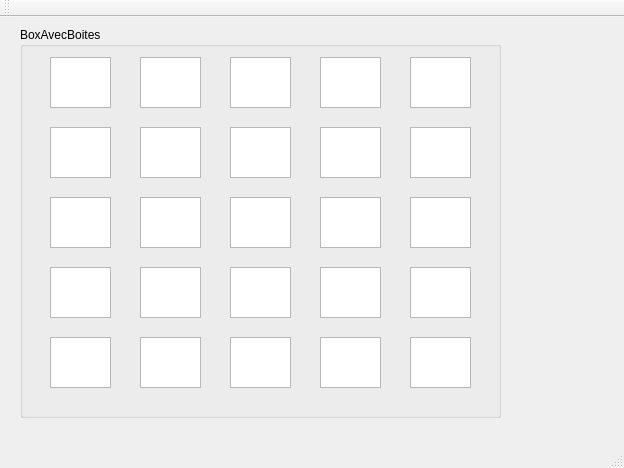
<?xml version="1.0" encoding="UTF-8"?>
<ui version="4.0">
 <class>MainWindow</class>
 <widget class="QMainWindow" name="MainWindow">
  <property name="geometry">
   <rect>
    <x>0</x>
    <y>0</y>
    <width>624</width>
    <height>468</height>
   </rect>
  </property>
  <property name="windowTitle">
   <string>MainWindow</string>
  </property>
  <widget class="QWidget" name="centralWidget">
   <widget class="QGroupBox" name="groupBox">
    <property name="geometry">
     <rect>
      <x>20</x>
      <y>10</y>
      <width>481</width>
      <height>391</height>
     </rect>
    </property>
    <property name="title">
     <string>BoxAvecBoites</string>
    </property>
    <widget class="QTextEdit" name="textEdit">
     <property name="geometry">
      <rect>
       <x>30</x>
       <y>30</y>
       <width>61</width>
       <height>51</height>
      </rect>
     </property>
    </widget>
    <widget class="QTextEdit" name="textEdit_2">
     <property name="geometry">
      <rect>
       <x>120</x>
       <y>30</y>
       <width>61</width>
       <height>51</height>
      </rect>
     </property>
    </widget>
    <widget class="QTextEdit" name="textEdit_3">
     <property name="geometry">
      <rect>
       <x>210</x>
       <y>30</y>
       <width>61</width>
       <height>51</height>
      </rect>
     </property>
    </widget>
    <widget class="QTextEdit" name="textEdit_4">
     <property name="geometry">
      <rect>
       <x>300</x>
       <y>30</y>
       <width>61</width>
       <height>51</height>
      </rect>
     </property>
    </widget>
    <widget class="QTextEdit" name="textEdit_5">
     <property name="geometry">
      <rect>
       <x>390</x>
       <y>30</y>
       <width>61</width>
       <height>51</height>
      </rect>
     </property>
    </widget>
    <widget class="QTextEdit" name="textEdit_6">
     <property name="geometry">
      <rect>
       <x>30</x>
       <y>100</y>
       <width>61</width>
       <height>51</height>
      </rect>
     </property>
    </widget>
    <widget class="QTextEdit" name="textEdit_7">
     <property name="geometry">
      <rect>
       <x>120</x>
       <y>100</y>
       <width>61</width>
       <height>51</height>
      </rect>
     </property>
    </widget>
    <widget class="QTextEdit" name="textEdit_8">
     <property name="geometry">
      <rect>
       <x>210</x>
       <y>100</y>
       <width>61</width>
       <height>51</height>
      </rect>
     </property>
    </widget>
    <widget class="QTextEdit" name="textEdit_9">
     <property name="geometry">
      <rect>
       <x>300</x>
       <y>100</y>
       <width>61</width>
       <height>51</height>
      </rect>
     </property>
    </widget>
    <widget class="QTextEdit" name="textEdit_10">
     <property name="geometry">
      <rect>
       <x>390</x>
       <y>100</y>
       <width>61</width>
       <height>51</height>
      </rect>
     </property>
    </widget>
    <widget class="QTextEdit" name="textEdit_11">
     <property name="geometry">
      <rect>
       <x>30</x>
       <y>170</y>
       <width>61</width>
       <height>51</height>
      </rect>
     </property>
    </widget>
    <widget class="QTextEdit" name="textEdit_12">
     <property name="geometry">
      <rect>
       <x>120</x>
       <y>170</y>
       <width>61</width>
       <height>51</height>
      </rect>
     </property>
    </widget>
    <widget class="QTextEdit" name="textEdit_13">
     <property name="geometry">
      <rect>
       <x>210</x>
       <y>170</y>
       <width>61</width>
       <height>51</height>
      </rect>
     </property>
    </widget>
    <widget class="QTextEdit" name="textEdit_14">
     <property name="geometry">
      <rect>
       <x>300</x>
       <y>170</y>
       <width>61</width>
       <height>51</height>
      </rect>
     </property>
    </widget>
    <widget class="QTextEdit" name="textEdit_15">
     <property name="geometry">
      <rect>
       <x>390</x>
       <y>170</y>
       <width>61</width>
       <height>51</height>
      </rect>
     </property>
    </widget>
    <widget class="QTextEdit" name="textEdit_16">
     <property name="geometry">
      <rect>
       <x>30</x>
       <y>240</y>
       <width>61</width>
       <height>51</height>
      </rect>
     </property>
    </widget>
    <widget class="QTextEdit" name="textEdit_17">
     <property name="geometry">
      <rect>
       <x>120</x>
       <y>240</y>
       <width>61</width>
       <height>51</height>
      </rect>
     </property>
    </widget>
    <widget class="QTextEdit" name="textEdit_18">
     <property name="geometry">
      <rect>
       <x>210</x>
       <y>240</y>
       <width>61</width>
       <height>51</height>
      </rect>
     </property>
    </widget>
    <widget class="QTextEdit" name="textEdit_19">
     <property name="geometry">
      <rect>
       <x>300</x>
       <y>240</y>
       <width>61</width>
       <height>51</height>
      </rect>
     </property>
    </widget>
    <widget class="QTextEdit" name="textEdit_20">
     <property name="geometry">
      <rect>
       <x>390</x>
       <y>240</y>
       <width>61</width>
       <height>51</height>
      </rect>
     </property>
    </widget>
    <widget class="QTextEdit" name="textEdit_21">
     <property name="geometry">
      <rect>
       <x>30</x>
       <y>310</y>
       <width>61</width>
       <height>51</height>
      </rect>
     </property>
    </widget>
    <widget class="QTextEdit" name="textEdit_22">
     <property name="geometry">
      <rect>
       <x>120</x>
       <y>310</y>
       <width>61</width>
       <height>51</height>
      </rect>
     </property>
    </widget>
    <widget class="QTextEdit" name="textEdit_23">
     <property name="geometry">
      <rect>
       <x>210</x>
       <y>310</y>
       <width>61</width>
       <height>51</height>
      </rect>
     </property>
    </widget>
    <widget class="QTextEdit" name="textEdit_24">
     <property name="geometry">
      <rect>
       <x>300</x>
       <y>310</y>
       <width>61</width>
       <height>51</height>
      </rect>
     </property>
    </widget>
    <widget class="QTextEdit" name="textEdit_25">
     <property name="geometry">
      <rect>
       <x>390</x>
       <y>310</y>
       <width>61</width>
       <height>51</height>
      </rect>
     </property>
    </widget>
    <zorder>textEdit</zorder>
    <zorder>textEdit_2</zorder>
    <zorder>textEdit_3</zorder>
    <zorder>textEdit_4</zorder>
    <zorder>textEdit_5</zorder>
    <zorder>textEdit_10</zorder>
    <zorder>textEdit_7</zorder>
    <zorder>textEdit_8</zorder>
    <zorder>textEdit_9</zorder>
    <zorder>textEdit_6</zorder>
    <zorder>textEdit_6</zorder>
    <zorder>textEdit_7</zorder>
    <zorder>textEdit_8</zorder>
    <zorder>textEdit_9</zorder>
    <zorder>textEdit_10</zorder>
    <zorder>textEdit_11</zorder>
    <zorder>textEdit_12</zorder>
    <zorder>textEdit_13</zorder>
    <zorder>textEdit_14</zorder>
    <zorder>textEdit_15</zorder>
    <zorder>textEdit_16</zorder>
    <zorder>textEdit_17</zorder>
    <zorder>textEdit_18</zorder>
    <zorder>textEdit_19</zorder>
    <zorder>textEdit_20</zorder>
    <zorder>textEdit_21</zorder>
    <zorder>textEdit_22</zorder>
    <zorder>textEdit_23</zorder>
    <zorder>textEdit_24</zorder>
    <zorder>textEdit_25</zorder>
   </widget>
  </widget>
  <widget class="QMenuBar" name="menuBar">
   <property name="geometry">
    <rect>
     <x>0</x>
     <y>0</y>
     <width>624</width>
     <height>22</height>
    </rect>
   </property>
  </widget>
  <widget class="QToolBar" name="mainToolBar">
   <attribute name="toolBarArea">
    <enum>TopToolBarArea</enum>
   </attribute>
   <attribute name="toolBarBreak">
    <bool>false</bool>
   </attribute>
  </widget>
  <widget class="QStatusBar" name="statusBar"/>
 </widget>
 <layoutdefault spacing="6" margin="11"/>
 <resources/>
 <connections/>
</ui>
